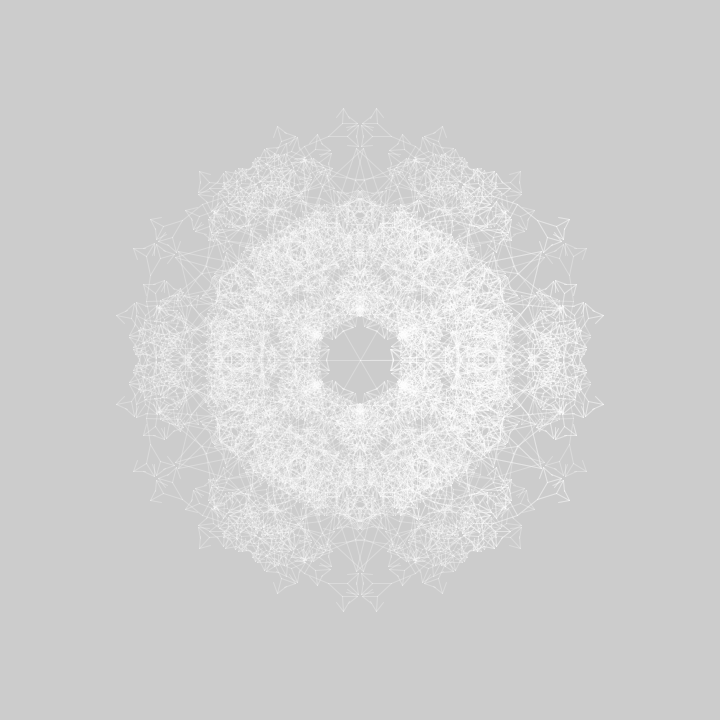
Frame 1 (no input)
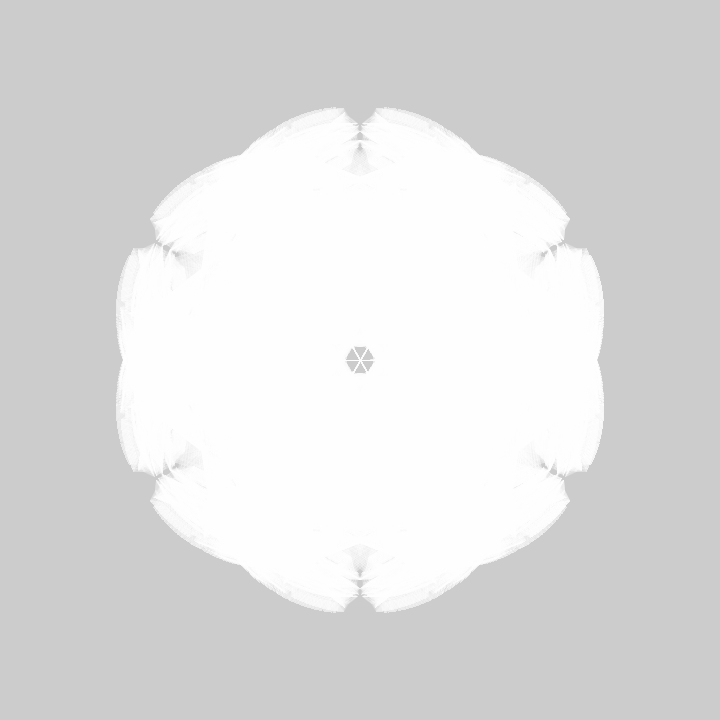
Frame 60 (the mouse pressed at the canvas centre just before this capture)
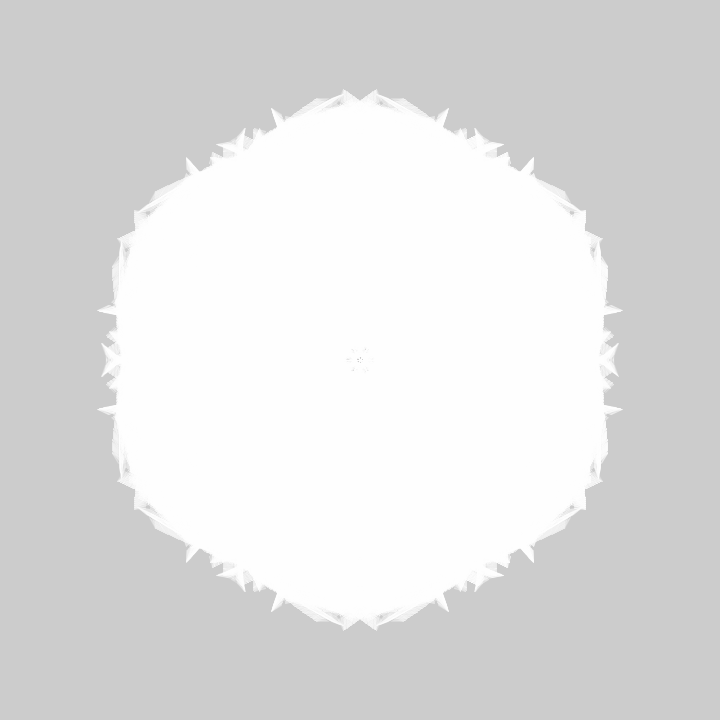
Frame 120 (the mouse held since frame 60 and released just before this capture)

The Processing sketch that drew these frames (run headless with seeded random() and noise(); from frame 60 on, the mouse is pressed at the canvas centre):

// Processing sketch: bit2atom_20210217b_iterativeTree5
// ── bit2atom_20210217b_iterativeTree5.pde
float r, t;
void setup() {
  size(720, 720);
  stroke(-1, 72);
}
void draw() {
  clear();
  t+=.003;
  for (r=0; r<7; r+=PI/3)
    f(360, 360, r, 160);
}
void f(float x, float y, float r, float d) {
  if (d>9) {
    line(x, y, x+=cos(r)*d, y+=sin(r)*d);
    f(x, y, r+d+t, d/1.3);
    f(x, y, r-d-t, d/1.3);
  }
}
